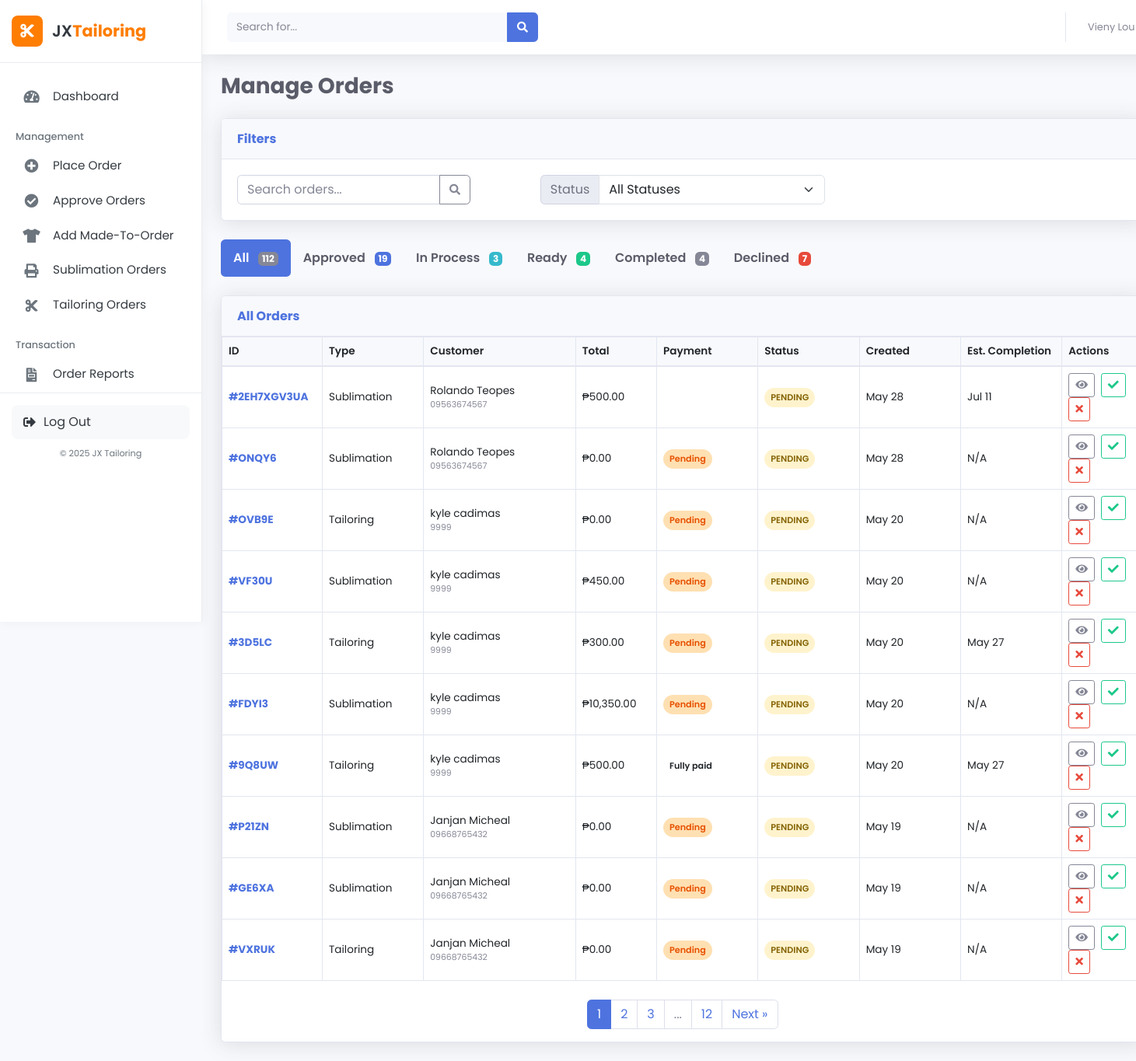
The page /staff/manage_orders.php (signed in) on the database as committed earlier.
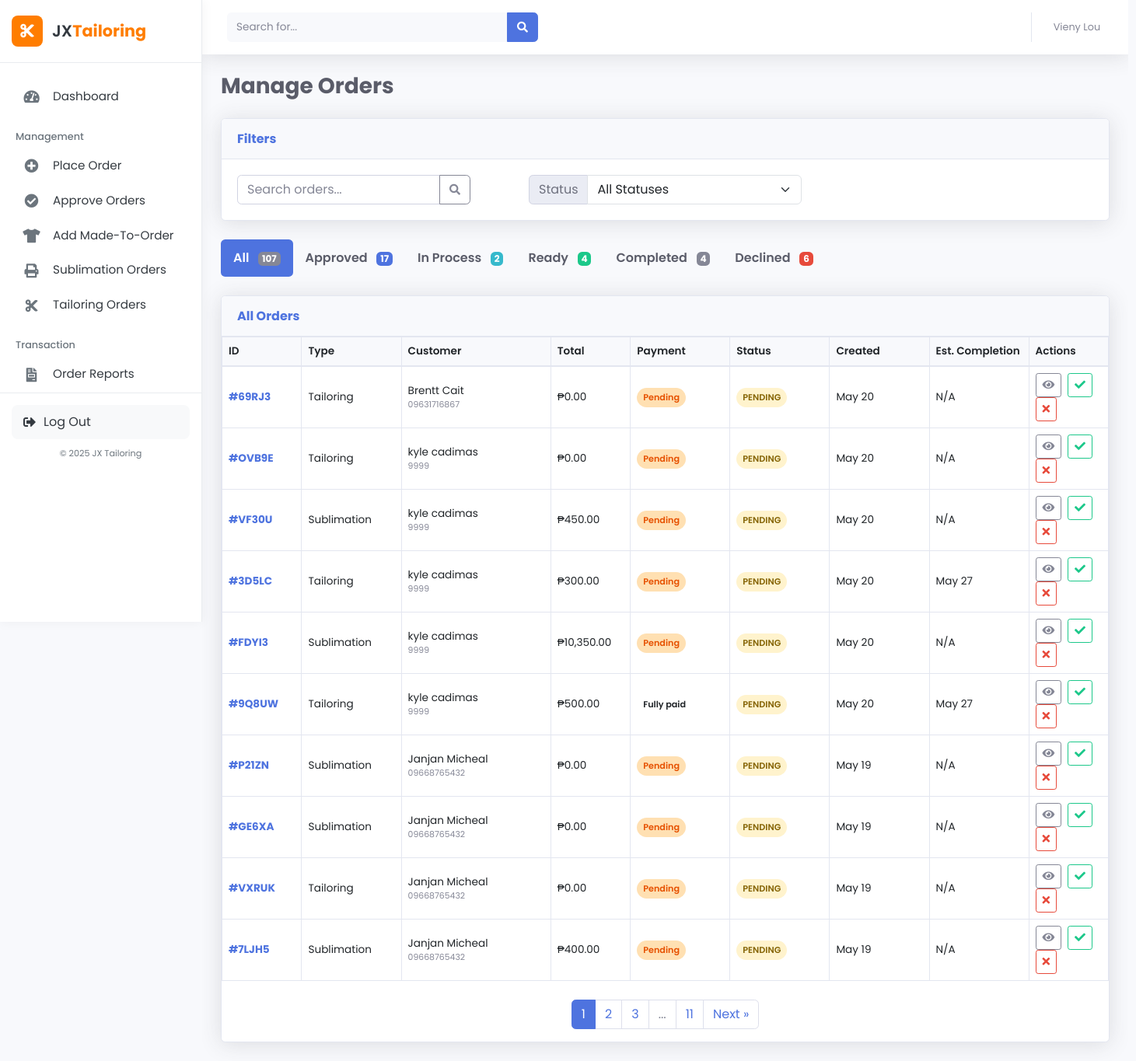
The same page on the database as committed later.
### tables this page shows
CREATE TABLE `orders` (
  `order_id` varchar(10) NOT NULL,
  `customer_id` int(11) NOT NULL,
  `order_type` enum('tailoring','sublimation') NOT NULL,
  `total_amount` decimal(10,2) NOT NULL,
  `downpayment_amount` decimal(10,2) NOT NULL,
  `payment_method` enum('cash','gcash') NOT NULL,
  `payment_status` enum('pending','downpayment_paid','fully_paid') DEFAULT 'pending',
  `order_status` enum('pending_approval','declined','approved','forward_to_sublimator','in_process','printing_done','ready_for_pickup','completed') DEFAULT 'pending_approval',
  `staff_id` int(11) DEFAULT NULL,
  `manager_id` int(11) DEFAULT NULL,
  `notes` text DEFAULT NULL,
  `created_at` timestamp NOT NULL DEFAULT current_timestamp(),
  `updated_at` timestamp NOT NULL DEFAULT current_timestamp() ON UPDATE current_timestamp(),
  `screenshot_path` varchar(255) DEFAULT NULL,
  `status_history` text DEFAULT NULL
);

CREATE TABLE `customers` (
  `customer_id` int(11) NOT NULL,
  `username` varchar(50) NOT NULL,
  `password` varchar(255) NOT NULL,
  `email` varchar(100) NOT NULL,
  `first_name` varchar(50) NOT NULL,
  `last_name` varchar(50) NOT NULL,
  `phone_number` varchar(20) DEFAULT NULL,
  `address` text DEFAULT NULL,
  `created_at` timestamp NOT NULL DEFAULT current_timestamp(),
  `updated_at` timestamp NOT NULL DEFAULT current_timestamp() ON UPDATE current_timestamp()
);

### staff/manage_orders.php (the view, shortened to what the changed rows need)
<?php
include '../db.php';
$status_filter = isset($_GET['status']) ? $_GET['status'] : 'all';
$search_term = isset($_GET['search']) ? $_GET['search'] : '';
$page = isset($_GET['page']) ? (int)$_GET['page'] : 1;
$records_per_page = 10;
$offset = ($page - 1) * $records_per_page;
$where_clauses = [];
$params = [];
$types = "";
$where_clause = !empty($where_clauses) ? "WHERE " . implode(" AND ", $where_clauses) : "";
$count_query = "SELECT COUNT(*) as total FROM orders o
               LEFT JOIN customers c ON o.customer_id = c.customer_id
               $where_clause";
$stmt = mysqli_prepare($conn, $count_query);
mysqli_stmt_execute($stmt);
$count_result = mysqli_stmt_get_result($stmt);
$total_records = mysqli_fetch_assoc($count_result)['total'];
$total_pages = ceil($total_records / $records_per_page);
$query = "SELECT o.*, c.first_name, c.last_name, c.email, c.phone_number,
         CASE
            WHEN o.order_type = 'sublimation' THEN s.completion_date
            WHEN o.order_type = 'tailoring' THEN t.completion_date
            ELSE NULL
         END AS completion_date
         FROM orders o
         LEFT JOIN customers c ON o.customer_id = c.customer_id
         LEFT JOIN sublimation_orders s ON o.order_id = s.order_id AND o.order_type = 'sublimation'
         LEFT JOIN tailoring_orders t ON o.order_id = t.order_id AND o.order_type = 'tailoring'
         $where_clause
         ORDER BY
            CASE
                WHEN o.order_status = 'pending_approval' THEN 1
                WHEN o.order_status = 'approved' THEN 2
                WHEN o.order_status = 'in_process' THEN 3
                WHEN o.order_status = 'ready_for_pickup' THEN 4
                WHEN o.order_status = 'completed' THEN 5
                ELSE 6
            END,
            o.created_at DESC
         LIMIT ?, ?";
$stmt = mysqli_prepare($conn, $query);
if (!empty($params)) {
    $types .= "ii";
    $params[] = $offset;
    $params[] = $records_per_page;
    mysqli_stmt_bind_param($stmt, $types, ...$params);
} else {
    mysqli_stmt_bind_param($stmt, "ii", $offset, $records_per_page);
}
mysqli_stmt_execute($stmt);
$result = mysqli_stmt_get_result($stmt);
$status_counts = [
    'all' => $total_records,
    'pending_approval' => 0,
    'approved' => 0,
    'in_process' => 0,
    'ready_for_pickup' => 0,
    'completed' => 0,
    'declined' => 0
];
$count_query = "SELECT order_status, COUNT(*) as count FROM orders GROUP BY order_status";
$count_result = mysqli_query($conn, $count_query);
while ($row = mysqli_fetch_assoc($count_result)) {
    $status_counts[$row['order_status']] = $row['count'];
}
?>
<!DOCTYPE html>
<html lang="en">
<head>
    <link href="https://cdn.jsdelivr.net/npm/bootstrap@5.3.0/dist/css/bootstrap.min.css" rel="stylesheet">
    <link href="vendor/fontawesome-free/css/all.min.css" rel="stylesheet">
    <link href="css/sb-admin-2.min.css" rel="stylesheet">
</head>
<body id="page-top">
    <div id="wrapper">
        <?php include 'sidebar.php'; ?>
        <div id="content-wrapper" class="d-flex flex-column">
            <div id="content">
                <div class="container-fluid">
                    <div class="d-sm-flex align-items-center justify-content-between mb-4">
                        <h1 class="h3 mb-0 text-gray-800 font-weight-bold">
                            Manage Orders
                        </h1>
                    </div>
                    <div class="nav-pills-wrapper">
                        <ul class="nav nav-pills mb-4">
                            <li class="nav-item">
                                <a class="nav-link <?php echo $status_filter == 'all' ? 'active' : ''; ?>" href="?status=all">
                                    All <span class="badge bg-secondary"><?php echo $status_counts['all']; ?></span>
                                </a>
                            </li>
                            <li class="nav-item">
                                <a class="nav-link <?php echo $status_filter == 'approved' ? 'active' : ''; ?>" href="?status=approved">
                                    Approved <span class="badge bg-primary"><?php echo $status_counts['approved']; ?></span>
                                </a>
                            </li>
                            <li class="nav-item">
                                <a class="nav-link <?php echo $status_filter == 'in_process' ? 'active' : ''; ?>" href="?status=in_process">
                                    In Process <span class="badge bg-info"><?php echo $status_counts['in_process']; ?></span>
                                </a>
                            </li>
                            <li class="nav-item">
                                <a class="nav-link <?php echo $status_filter == 'declined' ? 'active' : ''; ?>" href="?status=declined">
                                    Declined <span class="badge bg-danger"><?php echo $status_counts['declined']; ?></span>
                                </a>
                            </li>
                        </ul>
                    </div>
                    <div class="card shadow mb-4">
                        <div class="card-body p-0">
                            <?php if (mysqli_num_rows($result) > 0): ?>
                                <div class="table-responsive">
                                    <table class="table table-bordered table-hover mb-0">
                                        <thead>
                                            <tr>
                                                <th class="col-id">ID</th>
                                                <th class="col-type d-none d-md-table-cell">Type</th>
                                                <th class="col-customer">Customer</th>
                                                <th class="col-total d-none d-lg-table-cell">Total</th>
                                                <th class="col-payment">Payment</th>
                                                <th class="col-status">Status</th>
                                                <th class="col-created d-none d-md-table-cell">Created</th>
                                                <th class="col-completion d-none d-xl-table-cell">Est. Completion</th>
                                                <th class="col-actions">Actions</th>
                                            </tr>
                                        </thead>
                                        <tbody>
                                            <?php while ($order = mysqli_fetch_assoc($result)):
                                            ?>
                                                <tr class="order-row">
                                                    <td>
                                                        <a href="view_order.php?id=<?php echo htmlspecialchars($order['order_id']); ?>" class="font-weight-bold">
                                                            #<?php echo htmlspecialchars($order['order_id']); ?>
                                                        </a>
                                                    </td>
                                                    <td class="d-none d-md-table-cell">
                                                        <?php echo ucfirst(htmlspecialchars($order['order_type'])); ?>
                                                    </td>
                                                    <td>
                                                        <div class="text-truncate-custom"><?php echo htmlspecialchars($order['first_name'] . ' ' . $order['last_name']); ?></div>
                                                        <small class="text-muted d-block text-truncate-custom"><?php echo htmlspecialchars($order['phone_number']); ?></small>
                                                    </td>
                                                    <td class="d-none d-lg-table-cell">₱<?php echo number_format($order['total_amount'], 2); ?></td>
                                                    <td>
                                                        <?php
                                                        $payment_class = '';
                                                        switch ($order['payment_status']) {
                                                            case 'pending':
                                                                $payment_class = 'payment-pending';
                                                                break;
                                                        }
                                                        $payment_status = str_replace('_', ' ', ucwords($order['payment_status']));
                                                        ?>
                                                        <span class="payment-badge <?php echo $payment_class; ?>">
                                                            <?php echo $payment_status; ?>
                                                        </span>
                                                    </td>
                                                    <td>
                                                        <?php
                                                        $status_class = '';
                                                        switch ($order['order_status']) {
                                                            case 'pending_approval':
                                                                $status_class = 'status-pending';
                                                                $status_text = 'Pending';
                                                                break;
                                                        }
                                                        ?>
                                                        <span class="status-badge <?php echo $status_class; ?>">
                                                            <?php echo $status_text; ?>
                                                        </span>
                                                    </td>
                                                    <td class="d-none d-md-table-cell">
                                                        <?php echo date('M d', strtotime($order['created_at'])); ?>
                                                    </td>
                                                    <td class="d-none d-xl-table-cell">
                                                        <?php
                                                        if ($order['completion_date']) {
                                                            echo date('M d', strtotime($order['completion_date']));
                                                        } else {
                                                            echo 'N/A';
                                                        }
                                                        ?>
                                                    </td>
<td>
    <a href="view_order.php?id=<?php echo $order['order_id']; ?>"
       class="btn btn-sm btn-outline-secondary me-1"
       data-bs-toggle="tooltip" title="View Details">
        <i class="fas fa-eye"></i>
    </a>
    <?php if ($order['order_status'] == 'pending_approval'): ?>
    <a href="javascript:void(0)"
       class="btn btn-sm btn-outline-success me-1 approve-btn"
       data-id="<?php echo $order['order_id']; ?>"
       data-bs-toggle="tooltip" title="Approve">
        <i class="fas fa-check"></i>
    </a>
    <a href="javascript:void(0)"
       class="btn btn-sm btn-outline-danger decline-btn"
       data-id="<?php echo $order['order_id']; ?>"
       data-bs-toggle="tooltip" title="Decline">
        <i class="fas fa-times"></i>
    </a>
    <?php endif; ?>
</td>
                                                </tr>
                                            <?php endwhile; ?>
                                        </tbody>
                                    </table>
                                </div>
                                <?php if ($total_pages > 1): ?>
                                <div class="d-flex justify-content-center mt-4">
                                    <nav aria-label="Page navigation">
                                        <ul class="pagination">
                                            <?php
                                            $start_page = max(1, $page - 2);
                                            $end_page = min($total_pages, $page + 2);
                                            for ($i = $start_page; $i <= $end_page; $i++) {
                                                echo '<li class="page-item ' . ($i == $page ? 'active' : '') . '">';
                                                echo '<a class="page-link" href="?page=' . $i . '&status=' . $status_filter . '&search=' . urlencode($search_term) . '">' . $i . '</a>';
                                                echo '</li>';
                                            }
                                            if ($end_page < $total_pages) {
                                                if ($end_page < $total_pages - 1) {
                                                    echo '<li class="page-item disabled"><span class="page-link">...</span></li>';
                                                }
                                                echo '<li class="page-item"><a class="page-link" href="?page=' . $total_pages . '&status=' . $status_filter . '&search=' . urlencode($search_term) . '">' . $total_pages . '</a></li>';
                                            }
                                            ?>
                                        </ul>
                                    </nav>
                                </div>
                                <?php endif; ?>
                            <?php endif; ?>
                        </div>
                    </div>
                </div>
            </div>
        </div>
    </div>
</body>
</html>

Rows that differ between the two databases and show on the page:
removed orders: order_id "2EH7XGV3UA", order_type "Sublimation", customer.last_name "Rolando Teopes", customer.phone_number "09563674567", total_amount "500.00", order_status "PENDING", created_at "May 28", completion_date "Jul 11"
removed orders: order_id "ONQY6", order_type "Sublimation", customer.last_name "Rolando Teopes", customer.phone_number "09563674567", total_amount "0.00", payment_status "Pending", order_status "PENDING", created_at "May 28", shows "N/A"
now on this page (row edited): orders: order_id "69RJ3", order_type "Tailoring", customer.last_name "Brentt Cait", customer.phone_number "09631716867", total_amount "0.00", payment_status "Pending", order_status "PENDING", created_at "May 20", shows "N/A"
now on this page (row unchanged): orders: order_id "7LJH5", order_type "Sublimation", customer.last_name "Janjan Micheal", customer.phone_number "09668765432", total_amount "400.00", payment_status "Pending", order_status "PENDING", created_at "May 19", shows "N/A"
Other text that changed with them:
$status_counts['all']: "112" → "107"
$status_counts['approved']: "19" → "17"
$status_counts['in_process']: "3" → "2"
$status_counts['declined']: "7" → "6"
$total_pages: "12" → "11"
